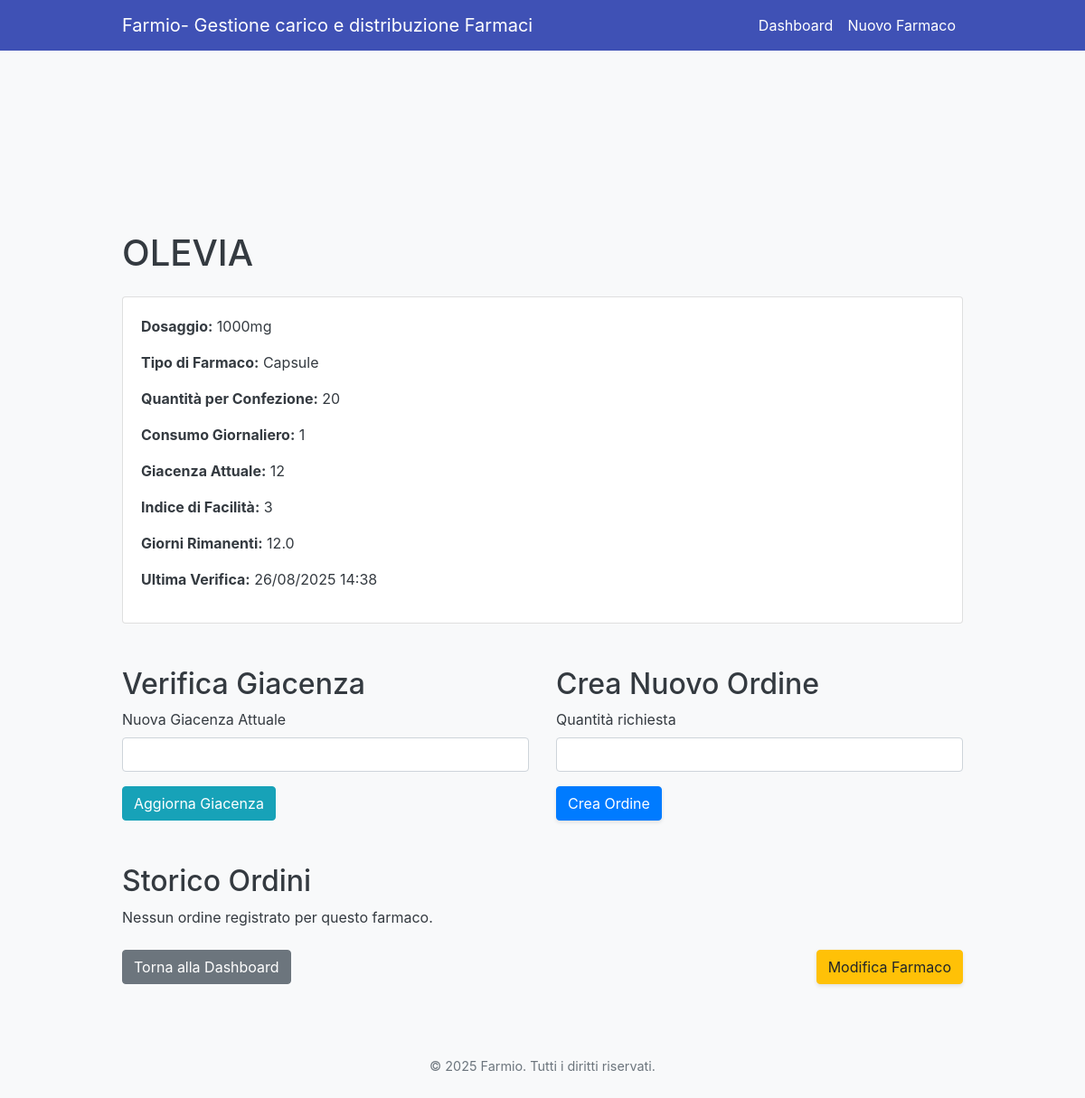
The app's page /farmaco/10 with its own data.
### farmiomodels.py (models this page shows, shortened)
class Farmaco(db.Model):
    id = db.Column(db.Integer, primary_key=True)
    nome = db.Column(db.String(100), nullable=False)
    dosaggio = db.Column(db.String(50))
    tipo_farmaco = db.Column(db.String(50))
    quantita_contenuto = db.Column(db.Integer)
    consumo_giornaliero = db.Column(db.Integer)
    quantita_attuale = db.Column(db.Integer)
    ultima_verifica = db.Column(db.DateTime, default=datetime.now(UTC))
    indice_facilita = db.Column(db.Integer, default=2)

### farmio.py (the view)
@app.route('/farmaco/<int:farmaco_id>')
def dettaglio_farmaco(farmaco_id):
    farmaco = Farmaco.query.get_or_404(farmaco_id)
    ordini = Ordine.query.filter_by(farmaco_id=farmaco.id).order_by(Ordine.data.desc()).all()
    if farmaco.consumo_giornaliero > 0:
        giorni_rimanenti = farmaco.quantita_attuale / farmaco.consumo_giornaliero
    else:
        giorni_rimanenti = float('inf')
    return render_template('dettaglio_farmaco.html', farmaco=farmaco, ordini=ordini, giorni_rimanenti=round(giorni_rimanenti, 1))

### templates/dettaglio_farmaco.html (shortened to what this page needs)
<!DOCTYPE html>
<html lang="it">
<head>
    <link href="https://stackpath.bootstrapcdn.com/bootstrap/4.5.2/css/bootstrap.min.css" rel="stylesheet">
    <link rel="stylesheet" href="{{ url_for('static', filename='style.css') }}">
</head>
<body>
    {% include 'nav.html' %}
    <div class="container mt-5 pt-5">
        <h1 class="mb-4">{{ farmaco.nome }}</h1>
        <div class="card mb-4">
            <div class="card-body">
                <p><strong>Dosaggio:</strong> {{ farmaco.dosaggio }}</p>
                <p><strong>Tipo di Farmaco:</strong> {{ farmaco.tipo_farmaco.capitalize() }}</p>
                <p><strong>Quantità per Confezione:</strong> {{ farmaco.quantita_contenuto }}</p>
                <p><strong>Consumo Giornaliero:</strong> {{ farmaco.consumo_giornaliero }}</p>
                <p><strong>Giacenza Attuale:</strong> {{ farmaco.quantita_attuale }}</p>
                <p><strong>Indice di Facilità:</strong> {{ farmaco.indice_facilita }}</p>
                {% if farmaco.consumo_giornaliero > 0 %}
                    <p><strong>Giorni Rimanenti:</strong> {{ '%.1f'|format(giorni_rimanenti) }}</p>
                {% else %}
                    <p><strong>Giorni Rimanenti:</strong> N/A (Consumo 0)</p>
                {% endif %}
                <p><strong>Ultima Verifica:</strong> {{ farmaco.ultima_verifica.strftime('%d/%m/%Y %H:%M') }}</p>
            </div>
        </div>
        <div class="row">
            <div class="col-md-6">
                <h2 class="mt-4">Verifica Giacenza</h2>
                <form action="{{ url_for('verifica_farmaco', farmaco_id=farmaco.id) }}" method="POST">
                    <div class="form-group">
                        <label for="quantita_attuale">Nuova Giacenza Attuale</label>
                        <input type="number" class="form-control" id="quantita_attuale" name="quantita_attuale" required>
                    </div>
                    <button type="submit" class="btn btn-info">Aggiorna Giacenza</button>
                </form>
            </div>
            <div class="col-md-6">
                <h2 class="mt-4">Crea Nuovo Ordine</h2>
                <form action="{{ url_for('nuovo_ordine', farmaco_id=farmaco.id) }}" method="POST">
                    <div class="form-group">
                        <label for="quantita_richiesta">Quantità richiesta</label>
                        <input type="number" class="form-control" id="quantita_richiesta" name="quantita_richiesta" required>
                    </div>
                    <button type="submit" class="btn btn-primary">Crea Ordine</button>
                </form>
            </div>
        </div>
        <h2 class="mt-5">Storico Ordini</h2>
        {% if ordini %}
            <div class="list-group">
                {% for ordine in ordini %}
                    <div class="list-group-item d-flex justify-content-between align-items-center">
                        <div>
                            <strong>Ordine del:</strong> {{ ordine.data.strftime('%d/%m/%Y %H:%M') }}<br>
                            <strong>Quantità:</strong> {{ ordine.quantita_richiesta }}<br>
                            <strong>Stato:</strong> {{ ordine.stato.capitalize() }}
                        </div>
                        <div class="btn-group" role="group">
                            {% if ordine.stato == 'richiesta' %}
                                <a href="{{ url_for('aggiorna_stato_ordine', ordine_id=ordine.id, stato_id='conferma') }}" class="btn btn-sm btn-success">Conferma</a>
                                <form action="{{ url_for('annulla_ordine', ordine_id=ordine.id) }}" method="POST" class="d-inline ml-2">
                                    <button type="submit" class="btn btn-sm btn-danger">Annulla</button>
                                </form>
                            {% elif ordine.stato == 'confermata' %}
                                <a href="{{ url_for('aggiorna_stato_ordine', ordine_id=ordine.id, stato_id='acquisisci') }}" class="btn btn-sm btn-info">Acquisisci</a>
                                <form action="{{ url_for('annulla_ordine', ordine_id=ordine.id) }}" method="POST" class="d-inline ml-2">
                                    <button type="submit" class="btn btn-sm btn-danger">Annulla</button>
                                </form>
                            {% elif ordine.stato == 'acquisita' %}
                                <span class="badge badge-success">Acquisito</span>
                            {% elif ordine.stato == 'annullato' %}
                                <span class="badge badge-danger">Annullato</span>
                            {% endif %}
                        </div>
                    </div>
                {% endfor %}
            </div>
        {% else %}
            <p>Nessun ordine registrato per questo farmaco.</p>
        {% endif %}
        <div class="mt-4 d-flex justify-content-between">
            <a href="{{ url_for('dashboard') }}" class="btn btn-secondary">Torna alla Dashboard</a>
            <a href="{{ url_for('modifica_farmaco', farmaco_id=farmaco.id) }}" class="btn btn-warning">Modifica Farmaco</a>
        </div>
    </div>
    <footer class="footer">
        <div class="container">
            <p>&copy; 2025 Farmio. Tutti i diritti riservati.</p>
        </div>
    </footer>
</body>
</html>

### static/style.css (style rules this page uses)
body { padding-top: 10rem; font-family: -apple-system, BlinkMacSystemFont, "Segoe UI", Roboto, "Helvetica Neue", Arial, sans-serif; background-color: #f8f9fa; color: #343a40; }
.container { max-width: 960px; }
.btn-primary, .btn-success, .btn-danger, .btn-warning { box-shadow: 0 2px 4px rgba(0, 0, 0, 0.1); transition: transform 0.2s; }
.footer { text-align: center; padding: 2rem 0; margin-top: 3rem; color: #6c757d; font-size: 0.9rem; }

### records on screen
Farmaco: nome "OLEVIA", dosaggio "1000mg", tipo_farmaco "Capsule", quantita_contenuto "20", consumo_giornaliero "1", quantita_attuale "12", indice_facilita "3", ultima_verifica "26/08/2025 14:38"

### other values on screen
{{ '%.1f'|format(giorni_rimanenti) }} "12.0"
